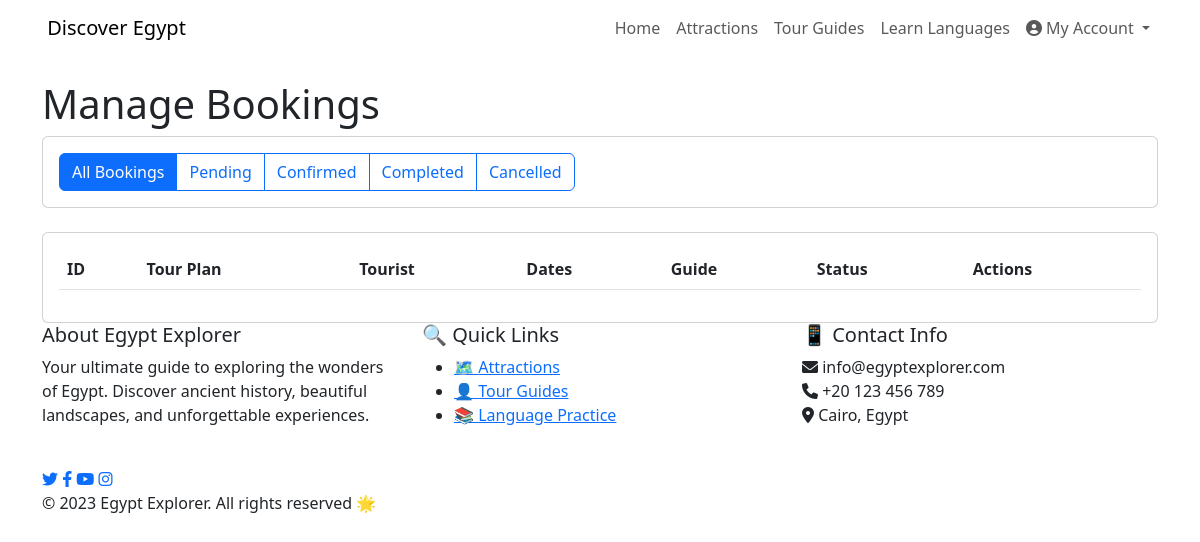
/admin/bookings (signed in), run on an earlier commit of the app's database.
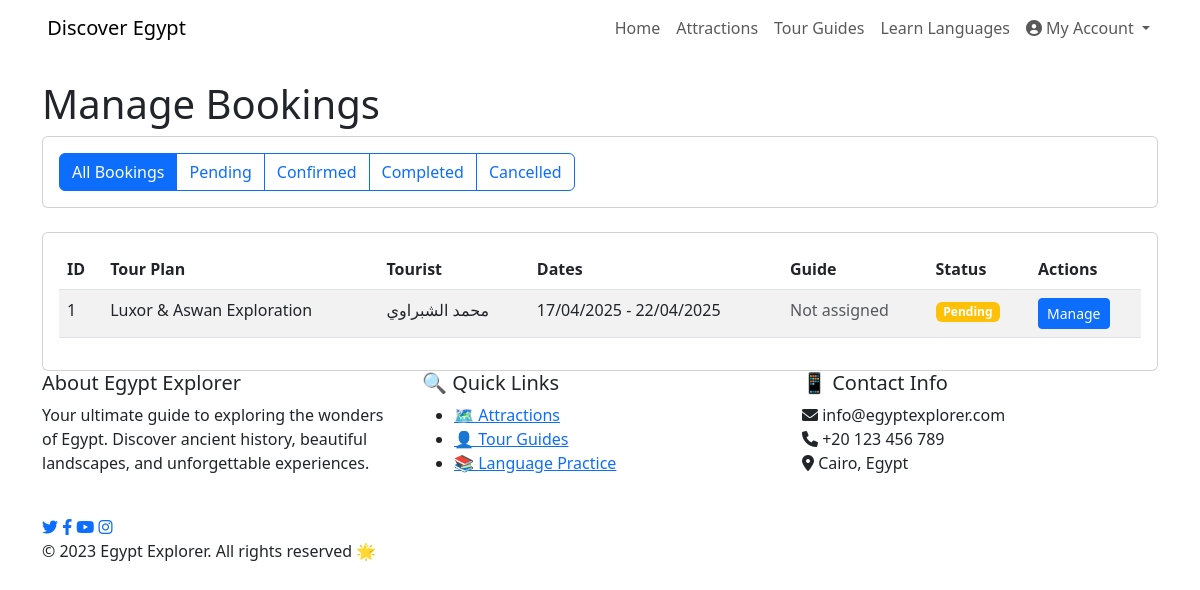
And on a later commit of the database.
### models.py (models this page shows, shortened)
class TourBooking(db.Model):
    id = db.Column(db.Integer, primary_key=True)
    tourist_id = db.Column(db.Integer, db.ForeignKey('user.id'), nullable=False)
    tour_plan_id = db.Column(db.Integer, db.ForeignKey('tour_plan.id'), nullable=False)
    guide_id = db.Column(db.Integer, db.ForeignKey('user.id'), nullable=True)
    start_date = db.Column(db.Date, nullable=False)
    end_date = db.Column(db.Date, nullable=False)
    status = db.Column(db.String(20), default='pending')  # pending, confirmed, completed, cancelled
    booking_date = db.Column(db.DateTime, default=datetime.utcnow)
    number_of_people = db.Column(db.Integer, nullable=False)
    notes = db.Column(db.Text, nullable=True)
    tourist = db.relationship('User', foreign_keys=[tourist_id], backref=db.backref('tour_bookings', lazy='dynamic'))
    guide = db.relationship('User', foreign_keys=[guide_id], backref=db.backref('guided_tours', lazy='dynamic'))
    progress = db.relationship('TourProgress', backref='booking', lazy='dynamic', cascade='all, delete-orphan')

class TourPlan(db.Model):
    id = db.Column(db.Integer, primary_key=True)
    title = db.Column(db.String(200), nullable=False)
    title_ar = db.Column(db.String(200), nullable=True)
    description = db.Column(db.Text, nullable=False)
    description_ar = db.Column(db.Text, nullable=True)
    duration = db.Column(db.Integer, nullable=False)  # Duration in days
    price = db.Column(db.Float, nullable=False)
    created_at = db.Column(db.DateTime, default=datetime.utcnow)
    image_url = db.Column(db.String(200), nullable=True)
    destinations = db.relationship('TourPlanDestination', backref='tour_plan', lazy='dynamic', cascade='all, delete-orphan')
    bookings = db.relationship('TourBooking', backref='tour_plan', lazy='dynamic')

class User(UserMixin, db.Model):
    id = db.Column(db.Integer, primary_key=True)
    username = db.Column(db.String(64), unique=True, nullable=False)
    email = db.Column(db.String(120), unique=True, nullable=False)
    password_hash = db.Column(db.String(256), nullable=False)
    is_guide = db.Column(db.Boolean, default=False)
    is_student = db.Column(db.Boolean, default=False)
    is_tourist = db.Column(db.Boolean, default=False)
    is_admin = db.Column(db.Boolean, default=False)
    phone = db.Column(db.String(20), nullable=True)
    country = db.Column(db.String(100), nullable=True)
    governorate = db.Column(db.String(100), nullable=True)
    city = db.Column(db.String(100), nullable=True)
    profile_pic = db.Column(db.String(200), nullable=True)
    education_level = db.Column(db.String(100), nullable=True)
    university = db.Column(db.String(200), nullable=True)
    languages = db.Column(db.String(200), nullable=True)
    bio = db.Column(db.Text, nullable=True)
    date_joined = db.Column(db.DateTime, default=datetime.utcnow)
    profile_completed = db.Column(db.Boolean, default=False)
    reviews = db.relationship('Review', backref='author', lazy='dynamic')

### routes.py (the view)
@main.route('/admin/bookings')
@login_required
def admin_bookings():
    if not current_user.is_admin:
        flash('You do not have permission to access this page.', 'danger')
        return redirect(url_for('main.index'))
    status = request.args.get('status', 'all')
    query = TourBooking.query
    if status != 'all':
        query = query.filter_by(status=status)
    bookings = query.order_by(TourBooking.booking_date.desc()).all()
    return render_template('admin/bookings.html',
                          title='Manage Bookings',
                          bookings=bookings,
                          selected_status=status)

### routes.py (called while the page is built)
def get_locale():
    if 'language' in session:
        return session['language']
    return 'en'

@main.before_app_request
def before_request():
    g.locale = str(get_locale())
    g.search_form = SearchForm()
    g.count_reviews_by_rating = count_reviews_by_rating

### templates/admin/bookings.html
{% extends "layout.html" %}
{% block content %}
<div class="container mt-4">
    <h1>{{ _('Manage Bookings') }}</h1>
    <div class="row mb-4">
        <div class="col">
            <div class="card">
                <div class="card-body">
                    <div class="btn-group" role="group" aria-label="Filter bookings">
                        <a href="{{ url_for('admin_bookings', status='all') }}" class="btn btn-{{ 'primary' if selected_status == 'all' else 'outline-primary' }}">{{ _('All Bookings') }}</a>
                        <a href="{{ url_for('admin_bookings', status='pending') }}" class="btn btn-{{ 'primary' if selected_status == 'pending' else 'outline-primary' }}">{{ _('Pending') }}</a>
                        <a href="{{ url_for('admin_bookings', status='confirmed') }}" class="btn btn-{{ 'primary' if selected_status == 'confirmed' else 'outline-primary' }}">{{ _('Confirmed') }}</a>
                        <a href="{{ url_for('admin_bookings', status='completed') }}" class="btn btn-{{ 'primary' if selected_status == 'completed' else 'outline-primary' }}">{{ _('Completed') }}</a>
                        <a href="{{ url_for('admin_bookings', status='cancelled') }}" class="btn btn-{{ 'primary' if selected_status == 'cancelled' else 'outline-primary' }}">{{ _('Cancelled') }}</a>
                    </div>
                </div>
            </div>
        </div>
    </div>
    <div class="card">
        <div class="card-body">
            <div class="table-responsive">
                <table class="table table-striped">
                    <thead>
                        <tr>
                            <th>{{ _('ID') }}</th>
                            <th>{{ _('Tour Plan') }}</th>
                            <th>{{ _('Tourist') }}</th>
                            <th>{{ _('Dates') }}</th>
                            <th>{{ _('Guide') }}</th>
                            <th>{{ _('Status') }}</th>
                            <th>{{ _('Actions') }}</th>
                        </tr>
                    </thead>
                    <tbody>
                        {% for booking in bookings %}
                        <tr>
                            <td>{{ booking.id }}</td>
                            <td>{{ booking.tour_plan.title }}</td>
                            <td>{{ booking.tourist.username }}</td>
                            <td>{{ booking.start_date.strftime('%d/%m/%Y') }} - {{ booking.end_date.strftime('%d/%m/%Y') }}</td>
                            <td>
                                {% if booking.guide %}
                                {{ booking.guide.username }}
                                {% else %}
                                <span class="text-muted">{{ _('Not assigned') }}</span>
                                {% endif %}
                            </td>
                            <td>
                                <span class="badge bg-{{ 'success' if booking.status == 'confirmed' else 'warning' if booking.status == 'pending' else 'danger' if booking.status == 'cancelled' else 'primary' }}">
                                    {{ _('Confirmed') if booking.status == 'confirmed' else _('Pending') if booking.status == 'pending' else _('Cancelled') if booking.status == 'cancelled' else _('Completed') }}
                                </span>
                            </td>
                            <td>
                                <a href="{{ url_for('admin_booking_detail', booking_id=booking.id) }}" class="btn btn-sm btn-primary">{{ _('Manage') }}</a>
                            </td>
                        </tr>
                        {% endfor %}
                    </tbody>
                </table>
            </div>
        </div>
    </div>
</div>
{% endblock %}

### templates/layout.html (shortened to what this page needs)
<!DOCTYPE html>
<html lang="{{ lang_code|default('ar') }}" dir="{{ 'rtl' if lang_code == 'ar' else 'ltr' }}">
<head>
    <link href="https://cdn.jsdelivr.net/npm/bootstrap@5.3.0-alpha1/dist/css/bootstrap.min.css" rel="stylesheet">
    <link rel="stylesheet" href="https://cdnjs.cloudflare.com/ajax/libs/font-awesome/6.0.0-beta3/css/all.min.css">
    <link rel="stylesheet" href="https://cdnjs.cloudflare.com/ajax/libs/animate.css/4.1.1/animate.min.css">
</head>
<body>
    <nav class="navbar navbar-expand-lg sticky-top">
        <div class="container">
            <a class="navbar-brand" href="{{ url_for('main.index') }}">
                 {{ _('Discover Egypt') }}
            </a>
            <div class="collapse navbar-collapse" id="navbarNav">
                <ul class="navbar-nav ms-auto">
                    <li class="nav-item">
                        <a class="nav-link" href="{{ url_for('main.index') }}">{{ _('Home') }}</a>
                    </li>
                    <li class="nav-item">
                        <a class="nav-link" href="{{ url_for('main.attractions') }}">{{ _('Attractions') }}</a>
                    </li>
                    <li class="nav-item">
                        <a class="nav-link" href="{{ url_for('main.guides') }}">{{ _('Tour Guides') }}</a>
                    </li>
                    <li class="nav-item">
                        <a class="nav-link" href="{{ url_for('main.language_practice') }}">{{ _('Learn Languages') }}</a>
                    </li>
                    {% if current_user.is_authenticated %}
                        <li class="nav-item dropdown">
                            <a class="nav-link dropdown-toggle" href="#" id="userDropdown" role="button" data-bs-toggle="dropdown">
                                <i class="fas fa-user-circle"></i> {{ _('My Account') }}
                            </a>
                        </li>
                    {% endif %}
                </ul>
            </div>
        </div>
    </nav>
    {% block content %}{% endblock %}
    <footer>
        <div class="container">
            <div class="row">
                <div class="col-lg-4 col-md-6 mb-4">
                    <h5 class="footer-heading">{{ _('About Egypt Explorer') }}</h5>
                    <p>{{ _('Your ultimate guide to exploring the wonders of Egypt. Discover ancient history, beautiful landscapes, and unforgettable experiences.') }}</p>
                </div>
                <div class="col-lg-4 col-md-6 mb-4">
                    <h5 class="footer-heading">🔍 {{ _('Quick Links') }}</h5>
                    <ul class="footer-links">
                        <li><a href="{{ url_for('main.attractions') }}">🗺️ {{ _('Attractions') }}</a></li>
                        <li><a href="{{ url_for('main.guides') }}">👤 {{ _('Tour Guides') }}</a></li>
                        <li><a href="{{ url_for('main.language_practice') }}">📚 {{ _('Language Practice') }}</a></li>
                    </ul>
                </div>
                <div class="col-lg-4 col-md-6 mb-4">
                    <h5 class="footer-heading">📱 {{ _('Contact Info') }}</h5>
                    <div class="footer-contact-info">
                        <div class="contact-item">
                            <i class="fas fa-envelope"></i>
                            <span>info@egyptexplorer.com</span>
                        </div>
                        <div class="contact-item">
                            <i class="fas fa-phone"></i>
                            <span>+20 123 456 789</span>
                        </div>
                        <div class="contact-item">
                            <i class="fas fa-map-marker-alt"></i>
                            <span>{{ _('Cairo, Egypt') }}</span>
                        </div>
                    </div>
                </div>
            </div>
            <div class="footer-bottom">
                <div class="footer-social">
                    <a href="#"><i class="fab fa-twitter"></i></a>
                    <a href="#"><i class="fab fa-facebook-f"></i></a>
                    <a href="#"><i class="fab fa-youtube"></i></a>
                    <a href="#"><i class="fab fa-instagram"></i></a>
                </div>
                <p>© 2023 Egypt Explorer. {{ _('All rights reserved') }} 🌟</p>
            </div>
        </div>
    </footer>
</body>
</html>

What changed in the data, as far as the page shows it:
added TourBooking: id "1", tour_plan "Luxor & Aswan Exploration", tourist.username "محمد الشبراوي", start_date "17/04/2025", end_date "22/04/2025"
Also different on the page:
text no longer shown: "Pending"
